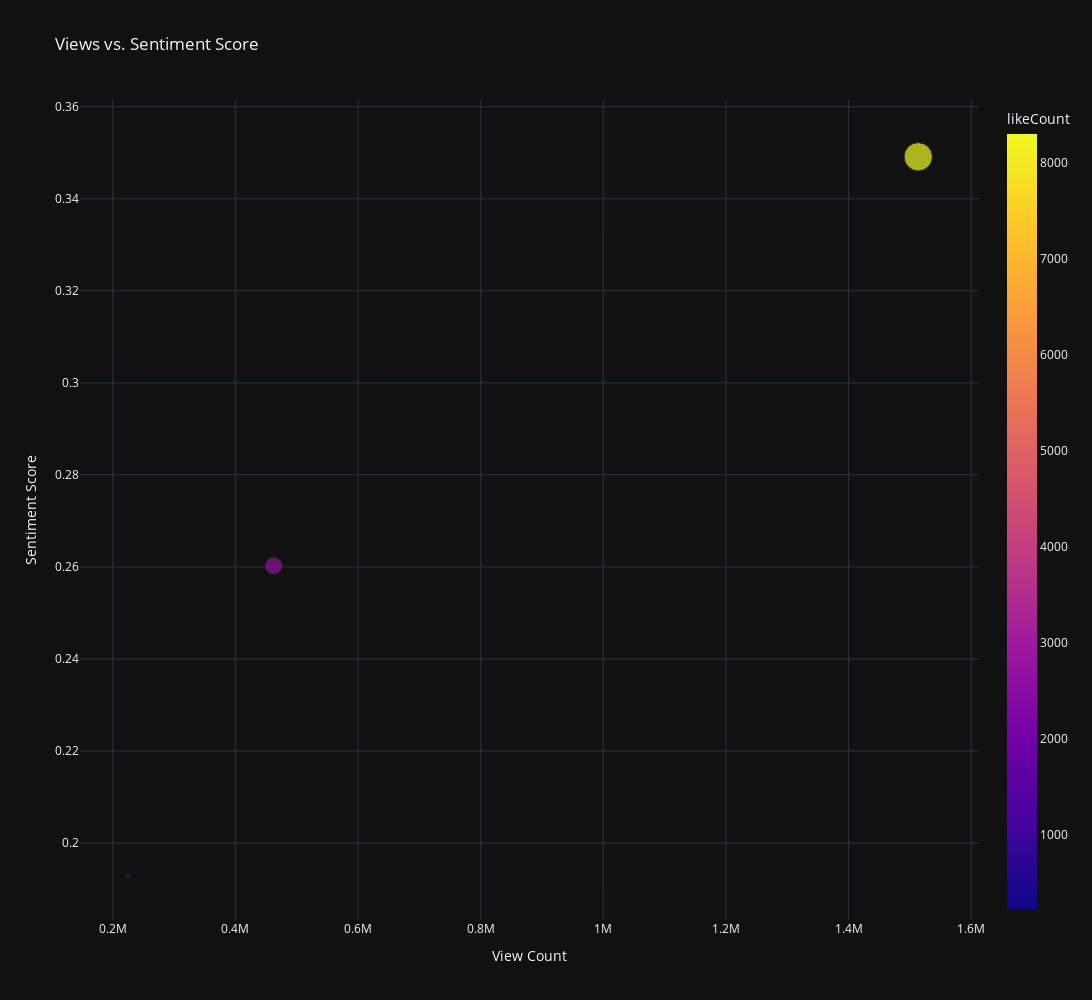

Notebook source saved alongside this figure:
### Markdown cell above
### Views vs Sentiment Score

### Code cell
# Scatter plot to explore correlation between sentiment score and view count.
fig = px.scatter(
    df,
    x = 'viewCount',
    y = 'sentimentScore',
    size = 'commentCount',
    color = 'likeCount',
    title = 'Views vs. Sentiment Score',
    labels = { 'viewCount' : 'View Count', 'sentimentScore' : 'Sentiment Score' },
    width = width,
    height = height,
    template = template
)
fig.show()

### Figure 1 — Plotly figure (JSON) as saved in the notebook; plotly's stock layout.template omitted (floating-point values rounded to 4 significant figures)
{"data": [{"hovertemplate": "View Count=%{x}<br>Sentiment Score=%{y}<br>commentCount=%{marker.size}<br>likeCount=%{marker.color}<extra></extra>", "legendgroup": "", "marker": {"color": [221, 8295, 2699], "coloraxis": "coloraxis", "size": [13, 681, 240], "sizemode": "area", "sizeref": 1.702, "symbol": "circle"}, "mode": "markers", "name": "", "orientation": "v", "showlegend": false, "type": "scatter", "x": [224709, 1513561, 462348], "xaxis": "x", "y": [0.1928, 0.3491, 0.2602], "yaxis": "y"}], "layout": {"coloraxis": {"colorbar": {"title": {"text": "likeCount"}}, "colorscale": [[0, "#0d0887"], [0.1111, "#46039f"], [0.2222, "#7201a8"], [0.3333, "#9c179e"], [0.4444, "#bd3786"], [0.5556, "#d8576b"], [0.6667, "#ed7953"], [0.7778, "#fb9f3a"], [0.8889, "#fdca26"], [1, "#f0f921"]]}, "height": 1000, "legend": {"itemsizing": "constant", "tracegroupgap": 0}, "title": {"text": "Views vs. Sentiment Score"}, "width": 1600, "xaxis": {"anchor": "y", "domain": [0, 1], "title": {"text": "View Count"}}, "yaxis": {"anchor": "x", "domain": [0, 1], "title": {"text": "Sentiment Score"}}}}
